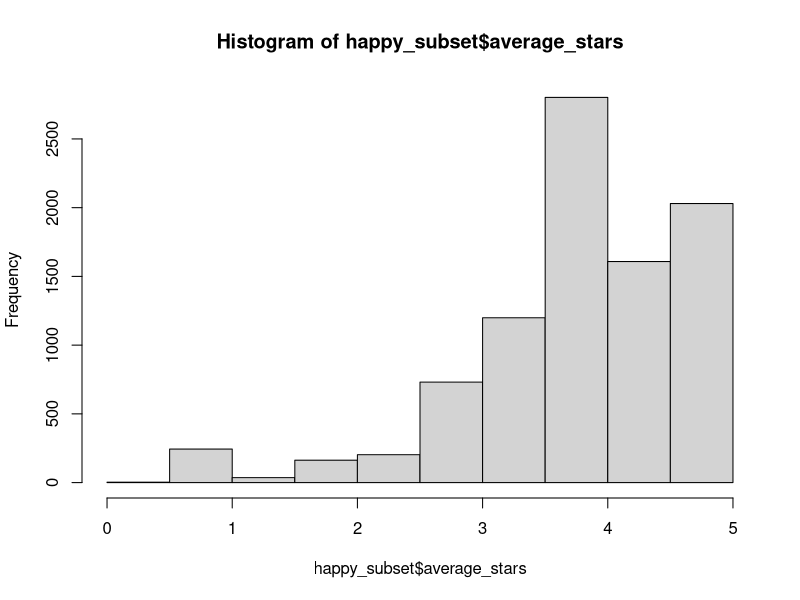
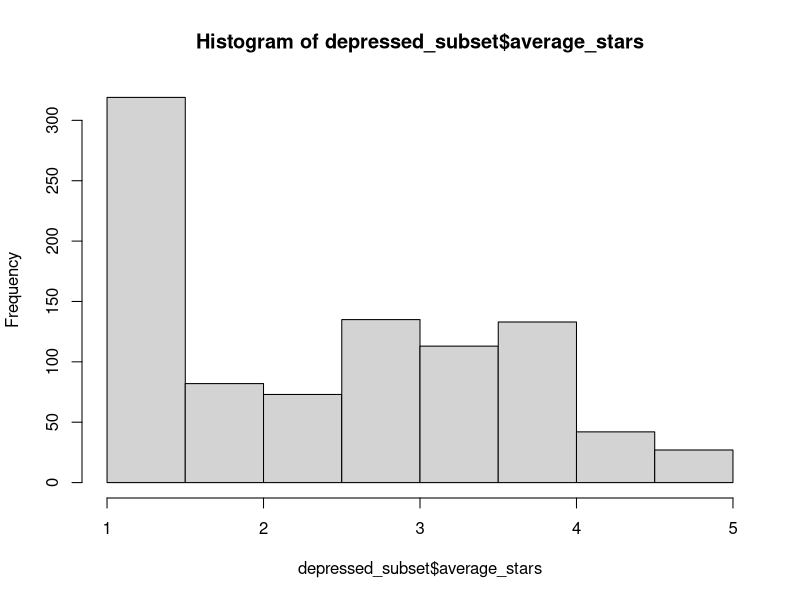
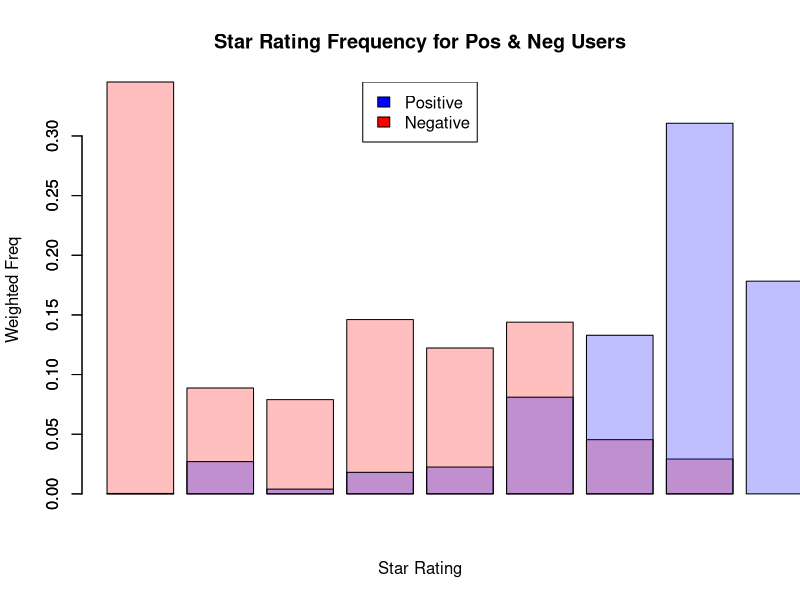

Reproduce these figures in R, in order.
user_10000 <- read.csv( file = "./yelp-user/user_improved_10000.csv")

depressed_subset <- subset(user_10000, averageSentiment < 0)
happy_subset <- subset(user_10000, averageSentiment > 0)

happy.stars <- hist(happy_subset$average_stars)
depressed.stars <- hist(depressed_subset$average_stars)

d <- depressed.stars$counts/nrow(depressed_subset)
h <- happy.stars$counts/nrow(happy_subset)

barplot(d,col=rgb(1,0,0,1/4), xlab = "Star Rating", ylab = "Weighted Freq", main = "Star Rating Frequency for Pos & Neg Users")
barplot(h,col=rgb(0,0,1,1/4), add = T)

legend("top", 
       legend = c("Positive", "Negative"), 
       fill = c("blue", "red"))